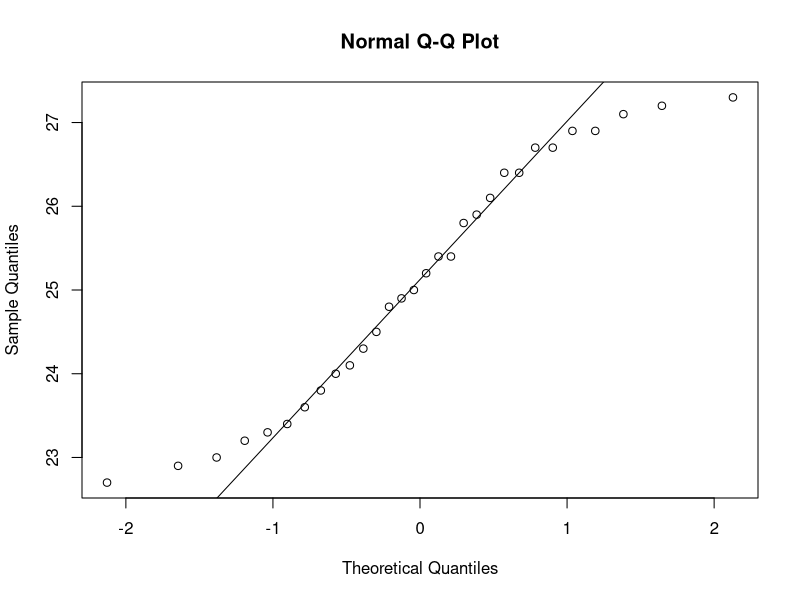
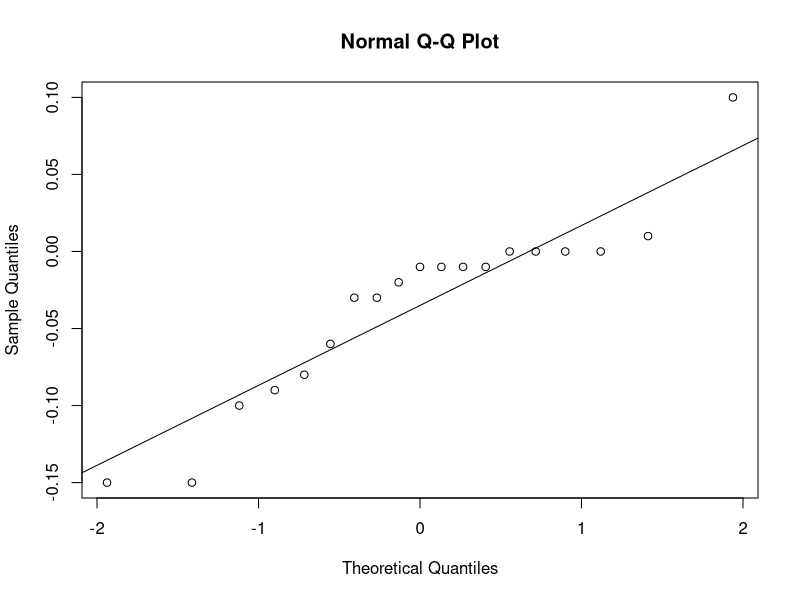
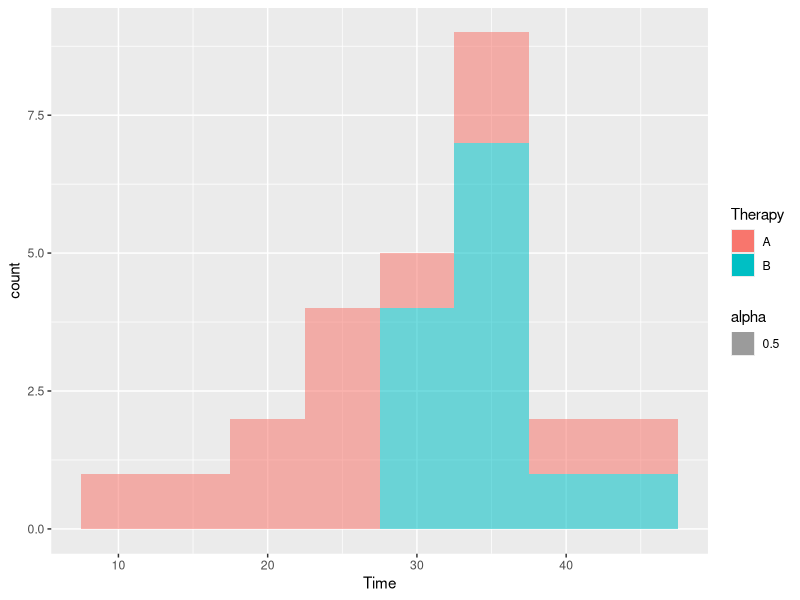
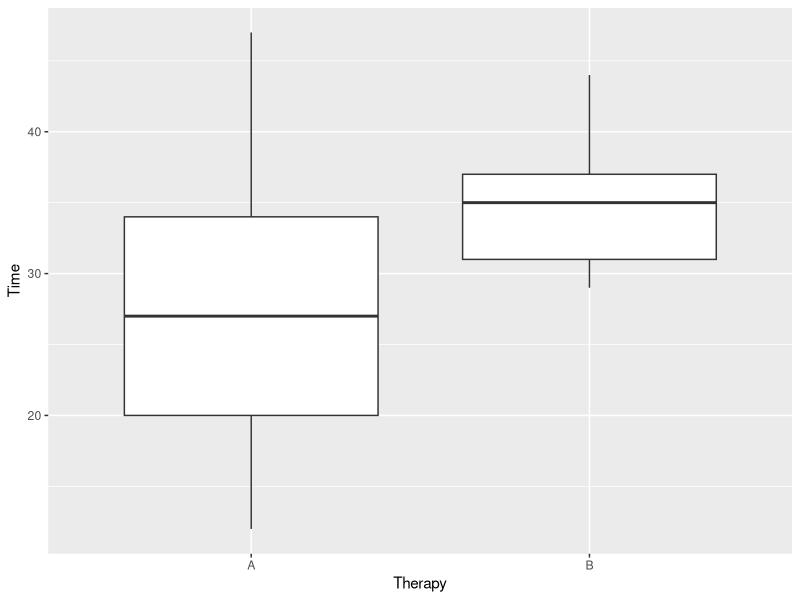

Generate these figures, in order, with R:
## ---- chunk 1
setwd("/Users/mingchen/Google\ Drive/course_UTK/courses-2016-fall/STAT-537/HW")
weight = read.table("Weight.txt", header =T)
wlabor = read.csv("WLabor.csv", header = T)[,1:3]
potencies = unlist(read.table("Potencies.txt"))
## ---- chunk 2
stem(potencies)
## ---- chunk 3
shapiro.test(potencies)
qqnorm(potencies)
qqline(potencies)
## ---- chunk 4
mu = mean(potencies)
s = sd(potencies)
n = length(potencies)
SE = s/sqrt(n); SE
lower = mu - qt(0.995, df=n-1)*SE; lower
upper = mu + qt(0.995, df=n-1)*SE; upper
## ---- chunk 5
library(plyr)
difference_scores = mutate(wlabor, difference_scores = Year_68 - Year_72)
difference_scores
## ---- chunk 6
stem(difference_scores$difference_scores)
## ---- chunk 7
shapiro.test(difference_scores$difference_scores)
qqnorm(difference_scores$difference_scores)
qqline(difference_scores$difference_scores)
## ---- chunk 8
wilcoxTest = wilcox.test(difference_scores$difference_scores, conf.int = T); wilcoxTest
## ---- chunk 9
difference = wilcoxTest$estimate; difference
CI95 = as.numeric(wilcoxTest$conf.int); CI95
## ---- chunk 10
library(ggplot2)
ggplot(weight, aes(Time, fill=Therapy, alpha=0.5)) +
  geom_histogram(binwidth = 5)
## ---- chunk 11
ggplot(weight, aes(Therapy, Time)) +
  geom_boxplot()
## ---- chunk 12
therapyA = weight[weight$Therapy=="A", 2]
shapiro.test(therapyA)
## ---- chunk 13
therapyB = weight[weight$Therapy=="B", 2]
shapiro.test(therapyB)
## ---- chunk 14
mu = mean(therapyA)
s = sd(therapyA)
n = length(therapyA)
SE = s/sqrt(n); SE
lower = mu - qt(0.975, df=n-1)*SE; lower
upper = mu + qt(0.975, df=n-1)*SE; upper
## ---- chunk 15
mu = mean(therapyB)
s = sd(therapyB)
n = length(therapyB)
SE = s/sqrt(n); SE
lower = mu - qt(0.975, df=n-1)*SE; lower
upper = mu + qt(0.975, df=n-1)*SE; upper
## ---- chunk 16
varTest=var.test(therapyA, therapyB); varTest
## ---- chunk 17
wilcoxTest=wilcox.test(therapyA, therapyB, conf.int = T); wilcoxTest
## ---- chunk 18
difference = wilcoxTest$estimate; difference
CI95 = as.numeric(wilcoxTest$conf.int); CI95
## ---- chunk 19
clearance_granted = c(49, 117)
clearance_not_granted = c(33, 17)
employee = data.frame(clearance_granted, clearance_not_granted)
rownames(employee) = c("salaried", "wage_earning")
## ---- chunk 20
Xsq = chisq.test(employee); Xsq
chisqV = Xsq$statistic; chisqV
p = Xsq$p.value; p
## ---- chunk 21
salariesProp = prop.test(49, 49+33, conf.level = 0.99); salariesProp
## ---- chunk 22
wageearningProp = prop.test(117, 117+17, conf.level = 0.99); wageearningProp
## ---- chunk 23
diffPropTest = prop.test(as.matrix(employee)); diffPropTest
diffProp = diffPropTest$estimate[1] -diffPropTest$estimate[2]; diffProp 
CI99 = diffPropTest$conf.int; CI99
